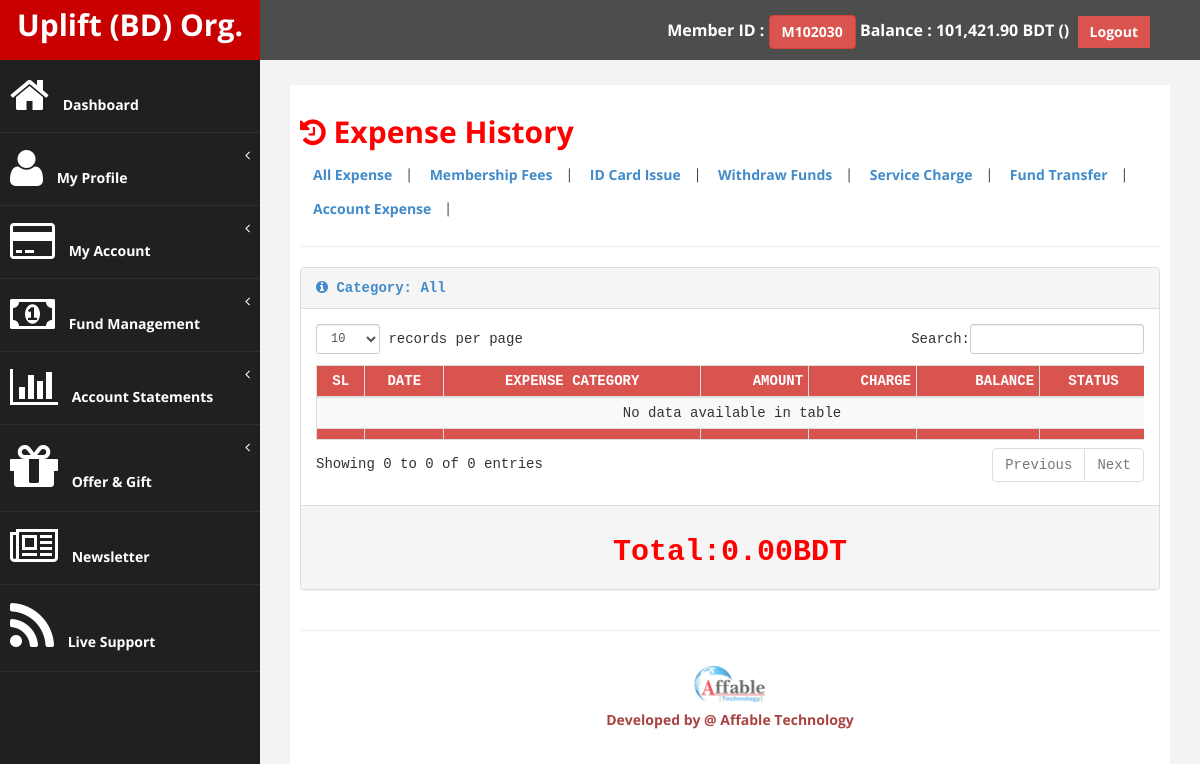
The app's page /up_user/expense_history.php (signed in) with its own data.
### tables this page shows
CREATE TABLE `tbl_users_info` (
  `u_id` int(11) NOT NULL,
  `u_userid` varchar(100) NOT NULL,
  `u_name` varchar(100) NOT NULL,
  `u_sponsor_id` int(11) NOT NULL,
  `u_placement_id` int(11) NOT NULL,
  `u_branch_id` int(11) NOT NULL,
  `u_nid` varchar(100) NOT NULL,
  `u_dob` date NOT NULL,
  `u_type` int(11) NOT NULL,
  `u_pv_value` decimal(10,2) NOT NULL,
  `u_balance` decimal(13,2) NOT NULL,
  `u_contact` varchar(20) NOT NULL,
  `u_password` varchar(255) NOT NULL,
  `u_tpin` int(11) NOT NULL,
  `u_reg_date` date NOT NULL,
  `u_reg_time` time NOT NULL,
  `u_picture` varchar(100) NOT NULL,
  `u_image` blob NOT NULL,
  `u_token` varchar(255) NOT NULL,
  `u_verify` int(11) NOT NULL,
  `u_status` int(11) NOT NULL,
  `u_agent` int(11) NOT NULL,
  `u_admin` int(11) NOT NULL,
  `u_employee` int(11) NOT NULL
);

CREATE TABLE `tbl_expense_category` (
  `ec_id` int(11) NOT NULL,
  `ec_name` varchar(100) NOT NULL,
  `ec_status` int(11) NOT NULL
);

### up_user/includes/common.php (called while the page is built, shortened)
<?php
$WebsiteSiteName="Uplift (BD) Org.";
?>

### up_user/includes/fn_users.php (called while the page is built, shortened)
<?php
function get_user_info_by_id($user_id){
    $var = array();
    global $connection;
    $results = mysqli_query($connection,"SELECT * FROM tbl_users_info WHERE u_id ='".$user_id."'");
    if($results){
        $var = mysqli_fetch_array($results);
    }
    return $var;
}
?>

### up_user/includes/fn_expense.php (called while the page is built, shortened)
<?php
function get_all_expense_category(){
    $var = array();
    global $connection;
    $results = mysqli_query($connection,"SELECT * FROM tbl_expense_category");
    if($results){
        while($row = mysqli_fetch_array($results)){
            $var[] = $row;
        }
    }else{
        echo mysqli_error();
    }
    return $var;
}
?>

### up_user/expense_history.php (the view, shortened to what this page needs)
<?php
if(!isset($_SESSION['user'])){
header("Location: login.php");
}else{
include './includes/functions.php';
$user_id = $_SESSION['user']['u_id'];
$user_info = get_user_info_by_id($user_id);
?>
<!DOCTYPE html>
<html xmlns="http://www.w3.org/1999/xhtml">
<head>
    <link href="assets/css/bootstrap.css" rel="stylesheet" />
    <link href="assets/css/font-awesome.css" rel="stylesheet" />
    <link href="assets/css/custom.css" rel="stylesheet" />
    <link href="assets/js/dataTables/dataTables.bootstrap.css" rel="stylesheet" />
</head>
<body>
    <div id="wrapper">
        <?php include './navtop.php'; ?>
        <?php include './navside.php'; ?>
        <div id="page-wrapper" >
            <div id="page-inner">
                <div class="row">
                    <div class="col-md-12">
                        <h2><b><i class="fa fa-history"></i> Expense History</b></h2>
                        <a class="btn" href="expense_history.php"><b>All Expense</b></a>|
                        <?php
                            $expense_category=get_all_expense_category();
                            foreach ($expense_category as $expense_cat){
                            ?>
                            <a class="btn" href="expense_history.php?ex_cat=<?php echo $expense_cat['ec_id']; ?>"><b><?php echo $expense_cat['ec_name']; ?></b></a>|
                        <?php } ?>
                    </div>
                </div>
                 <hr/>
            <div class="row">
                <div class="col-md-12">
                    <div class="panel panel-default btn-default" style="font-family: monospace;">
                        <div class="panel-heading">
                            <b class="text-primary"><i class="fa fa-info-circle"></i> Category:
                                <?php
                                if(isset($_GET['ex_cat'])){
                                    $ex_cat_info = get_expense_category_info_by_id($_GET['ex_cat']);
                                    echo $ex_cat_info['ec_name'];
                                }else {
                                    echo 'All';
                                }
                                ?>
                            </b>
                        </div>
                        <div class="panel-body">
                            <div class="table-responsive">
                                <table class="table table-striped table-bordered table-condensed table-hover text-center" id="dataTables-example">
                                    <thead>
                                        <tr class="btn-danger text-center">
                                            <td><b>SL</b></td>
                                            <td><b>DATE</b></td>
                                            <td><b>EXPENSE CATEGORY</b></td>
                                            <td class="text-right"><b>AMOUNT</b></td>
                                            <td class="text-right"><b>CHARGE</b></td>
                                            <td class="text-right"><b>BALANCE</b></td>
                                            <td><b>STATUS</b></td>
                                        </tr>
                                    </thead>
                                    <tbody>
                                        <?php
                                        $total_bdt=0;
                                        ?>
                                    </tbody>
                                    <tfoot>
                                        <tr class="btn-danger text-center">
                                            <td></td>
                                            <td></td>
                                            <td></td>
                                            <td></td>
                                            <td></td>
                                            <td></td>
                                            <td></td>
                                        </tr>
                                    </tfoot>
                                </table>
                            </div>
                        </div>
                        <div class="panel-footer">
                            <h2 class="text-center"><b>Total:<?php echo number_format($total_bdt,2); ?>BDT</b></h2>
                        </div>
                    </div>
                </div>
            </div>
                <hr />
        <?php include './footer.php'; ?>
        </div>
    </div>
            </div>
</body>
</html>
<?php } ?>

### up_user/navtop.php (shortened to what this page needs)
<nav class="navbar navbar-default navbar-cls-top " role="navigation" style="margin-bottom: 0">
    <div class="navbar-header">
        <a class="navbar-brand" href="cpanel.php"><?php echo '<b>'.$WebsiteSiteName.'</b>'; ?></a>
    </div>
    <div style="color: white;padding: 15px 50px 5px 50px;float: right;font-size: 16px;">
        <b>Member ID : <a href="profile.php" class="btn btn-danger"><b><?php echo $user_info['u_userid']; ?></b></a>
            Balance :
            <?php
            $u_balance=$user_info['u_balance'];
            echo number_format($u_balance,2); ?> BDT (<?php echo $user_branch['br_name']; ?>)</b>&nbsp;
            <a href="logout.php" class="btn btn-danger square-btn-adjust"><b>Logout</b></a>
    </div>
</nav>

### up_user/assets/css/custom.css (style rules this page uses)
body { font-family: 'Open Sans', sans-serif; }
#wrapper { width: 100%; background:#202020; }
#page-wrapper { padding: 15px 15px; min-height: 600px; background:#F3F3F3; }
#page-inner { width:100%; margin:10px 20px 10px 0px; background-color:#fff!important; padding:10px; min-height:1200px; }
.text-center { text-align:center; }
h2 { color: #f00; }
.square-btn-adjust { border: 0px solid transparent; -webkit-border-radius: 0px; -moz-border-radius: 0px; border-radius: 0px; }
.navbar-cls-top .navbar-brand { color: #fff; background: #C90000; width: 260px; text-align: center; height: 60px; font-size: 30px; font-weight: 700; }
.navbar-cls-top { background:#4D4D4D; border-bottom:none; }
.navbar-default { border:0px solid black; }
.navbar-header { background: #A70303; }
@media (min-width:768px) { #page-wrapper { margin: 0 0 0 260px; padding: 15px 30px; min-height: 1200px; } }
@media (min-width:768px) { .navbar { border-radius: 0px; } }

### records on screen
tbl_users_info: u_userid "M102030", u_balance "101,421.90"
tbl_expense_category: ec_name "Membership Fees"
tbl_expense_category: ec_name "ID Card Issue"
tbl_expense_category: ec_name "Withdraw Funds"
tbl_expense_category: ec_name "Service Charge"
tbl_expense_category: ec_name "Fund Transfer"
tbl_expense_category: ec_name "Account Expense"

### other values on screen
$WebsiteSiteName "Uplift (BD) Org."
$total_bdt "0.00"
$developer "Affable Technology"
